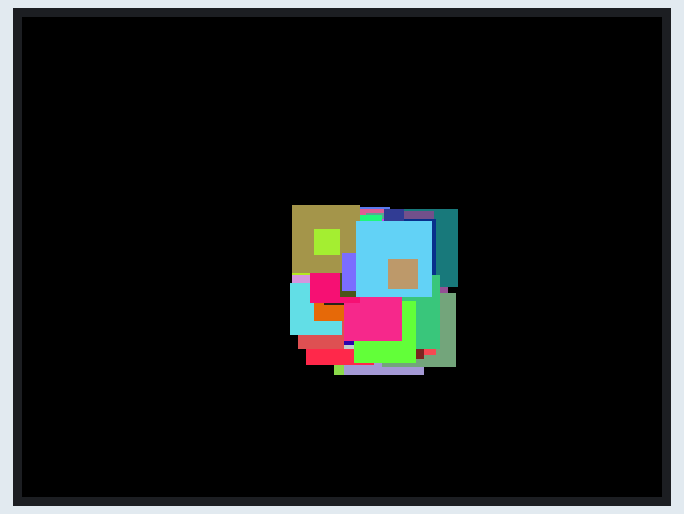
Simulated run of this program. Board: Raspberry Pi Pico running MicroPython. On the bench: 320×240 colour display. Random numbers come from a fixed seed; threads take turns every 2 ms; library files of the repository ran but are not shown: ili9341.py; what the program prints to the serial console is not drawn.

Above: at 0.92 s.
At 3.42 s:
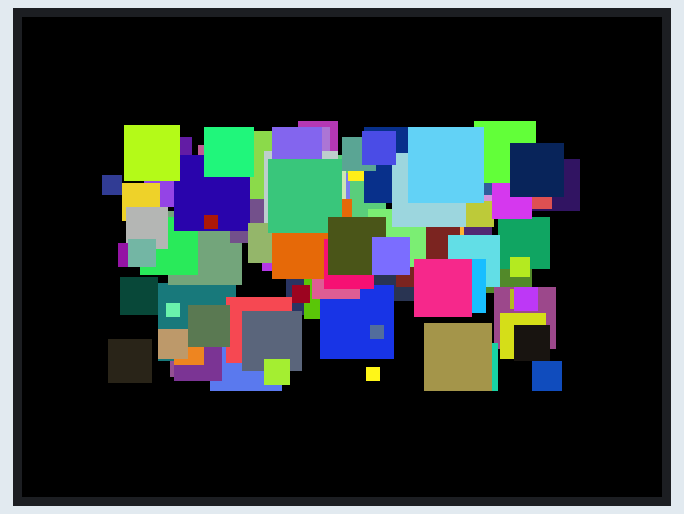
At 5.92 s:
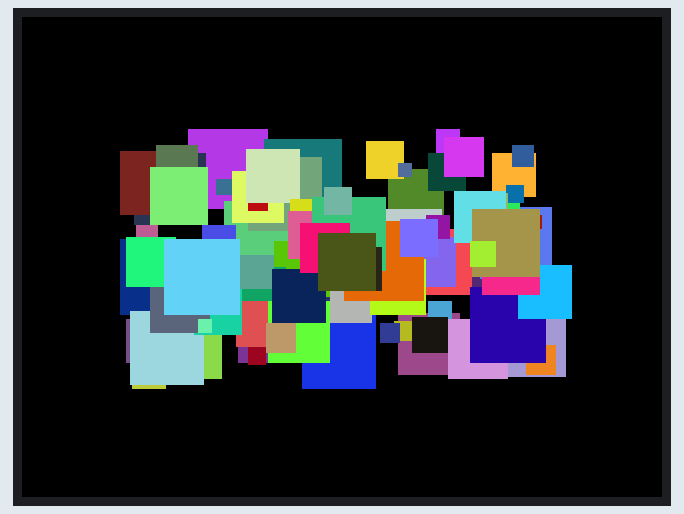
At 11.24 s:
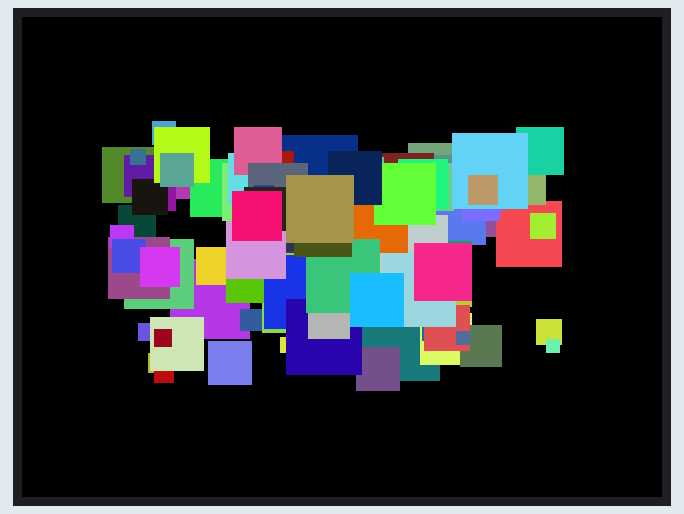
At 16.24 s:
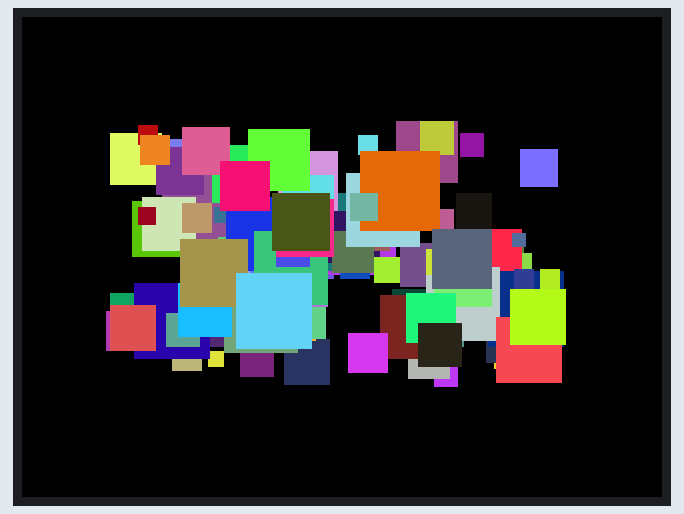
At 21.58 s:
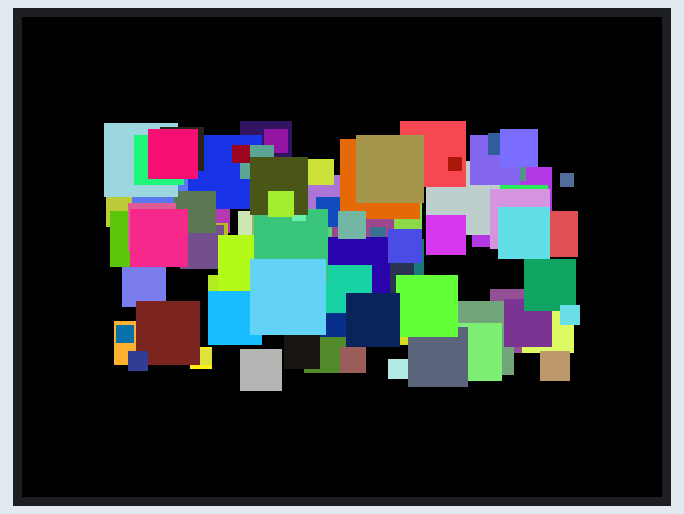

The program:

boxes_thread_ss.py
```python
"""
Threaded bouncing boxes with frame buffer

Uses a single shot function for second core SPI handler.
This cleans itself when the function exits removing the
need for a garbage collection call.

"""
import math
import time
from time import sleep
from ili9341 import Display, color565
from machine import Pin, SPI
import machine
import framebuf
from random import random, seed, randint
from utime import sleep_us, ticks_cpu, ticks_us
import gc
import os
import _thread


class Box(object):
    """Bouncing box."""

    def __init__(self, screen_width, screen_height, size, color):
        """Initialize box.

        Args:
            screen_width (int): Width of screen.
            screen_height (int): Width of height.
            size (int): Square side length.
            color (int): RGB565 color value.
        """
        self.size = size
        self.w = screen_width
        self.h = screen_height
        self.color = color
        # Generate non-zero random speeds between -5.0 and 5.0
        seed(ticks_cpu())
        r = random() * 10.0
        self.x_speed = r - 5
        r = random() * 10.0
        self.y_speed = r - 5

        self.x = self.w / 2
        self.y = self.h / 2

    def update_pos(self):
        """Update box position and speed."""

        # update position
        self.x += self.x_speed
        self.y += self.y_speed

        # limit checking
        if self.x < 0:
            self.x = 0
            self.x_speed = -self.x_speed
        elif self.x > (self.w - self.size):
            self.x = self.w - self.size
            self.x_speed = -self.x_speed
        if self.y < 0:
            self.y = 0
            self.y_speed = -self.y_speed
        elif self.y > (self.h - self.size):
            self.y = self.h - self.size
            self.y_speed = -self.y_speed

        # extra processing load
        # for num in range(1, 200):
        #     num2 = math.sqrt(num)

    def draw(self):
        """Draw box."""
        global fbuf

        x = int(self.x)
        y = int(self.y)
        size = self.size
        fbuf.fill_rect(x, y, size, size, self.color)


def free(full=False):
    gc.collect()
    F = gc.mem_free()
    A = gc.mem_alloc()
    T = F + A
    P = '{0:.2f}%'.format(F / T * 100)
    if not full:
        return P
    else:
        return ('Total:{0} Free:{1} ({2})'.format(T, F, P))


# set landscape screen
screen_width = 320
screen_height = 240
screen_rotation = 90

spi = SPI(0,
          baudrate=31250000,
          polarity=1,
          phase=1,
          bits=8,
          firstbit=SPI.MSB,
          sck=Pin(18),
          mosi=Pin(19),
          miso=Pin(16))

display = Display(spi, dc=Pin(15), cs=Pin(17), rst=Pin(14),
                  width=screen_width, height=screen_height,
                  rotation=screen_rotation)

print(spi)

# FrameBuffer needs 2 bytes for every RGB565 pixel
buffer_width = 240
buffer_height = 136
buffer = bytearray(buffer_width * buffer_height * 2)
fbuf = framebuf.FrameBuffer(buffer, buffer_width, buffer_height, framebuf.RGB565)

render_frame = False


def main_loop():
    """Test code."""

    global fbuf, buffer, buffer_width, buffer_height
    global render_frame

    render_frame = False

    try:

        boxes = [Box(buffer_width - 1, buffer_height - 1, randint(7, 40),
                     color565(randint(30, 256), randint(30, 256), randint(30, 256))) for i in range(100)]

        print(free(True))

        start_time = ticks_us()
        frame_count = 0
        while True:

            for b in boxes:
                b.update_pos()

            while render_frame:
                # previous frame still rendering
                pass

            for b in boxes:
                b.draw()

            # render frame to lcd
            render_frame = True
            # start spi handler on core 1
            spi_thread = _thread.start_new_thread(render_thread, (2,))

            frame_count += 1
            if frame_count == 100:
                frame_rate = 100 / ((ticks_us() - start_time) / 1000000)
                print(frame_rate)
                start_time = ticks_us()
                frame_count = 0


    except KeyboardInterrupt:
        pass


def render_thread(id):
    global fbuf, buffer, buffer_width, buffer_height, render_frame, spi
    global display, screen_width, screen_height, screen_rotation

    # No need to wait for start signal as thread only started when buffer is ready

    # render display
    display.block(int((320 - buffer_width) / 2), int((240 - buffer_height) / 2),
                  int((320 - buffer_width) / 2) + buffer_width - 1,
                  int((240 - buffer_height) / 2) + buffer_height - 1, buffer)
    # clear buffer
    fbuf.fill(0)

    # signal finished back to main thread
    render_frame = False

    # thread will exit and self clean removing need for garbage collection
    return


main_loop()
```
